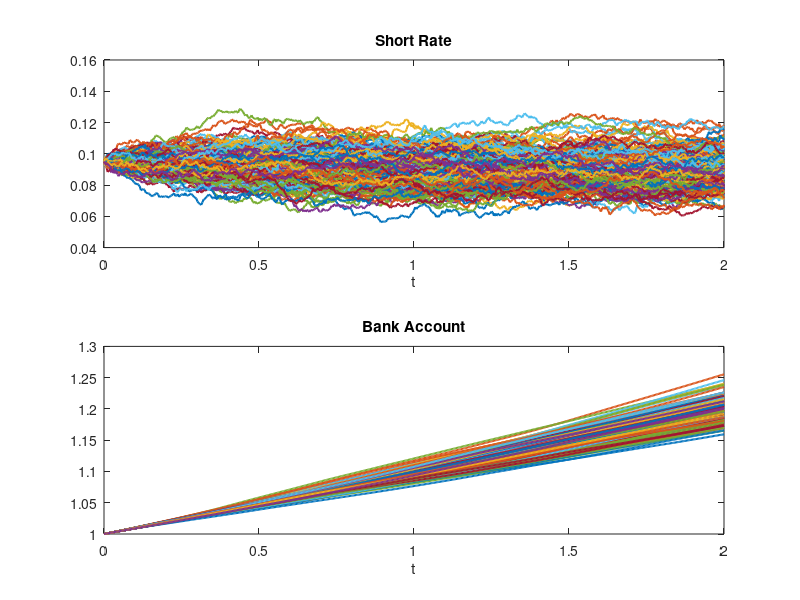

Write the MATLAB code that produced this figure.
%=========================================================================%
%============== Interest Rate and Credit Risk Models =====================% 
%============================== Problem Set 5 ============================%
%================================ Exercise 2 =============================%
%======== BRODARD Lionel, MARCHAL Antoine, TISSOT-DAGUETTE Valentin ======%
%======================= OUYANG Tonglin, GIRO Tomas ======================%
%=========================================================================%

close all; clear; clc; format long; warning('off')

% Fix the random seed
rng(1)

%% 0. Setup 

beta = -0.86; b = 0.09 * abs(beta); sigma = 0.0148; r_0 = 0.095;

T = 2; N_T = T * 252; D_t = T / N_T; N_sim = 1e4;

grid = linspace(0,T,N_T+1);

%% I. Monte Carlo Exact Scheme

% Store the terms exp(beta*t_i) in a vector 
Y = exp(beta * grid');

% Mean vector of (r_t_1,...,r_t_N_T)
Mu = r_0 * Y + b/beta * (Y-1);

% Covariance matrix of (r_t_1,...,r_t_N_T)
Sigma = sigma^2*(Y*Y' - (tril(Y*(1./Y)') + tril(Y*(1./Y)',-1)'))/(2*beta);

% Exactly simulated sample paths for the short rate 
r =  mvnrnd(Mu,Sigma,N_sim)';

%% II. Evolution of the Bank Account and obtained price

Bank_Account = [ones(1,N_sim);exp(cumsum(r(1:end-1,:))/252)];

Terminal_Value = mean(Bank_Account(end,:));

MC_Price = 1 / Terminal_Value;

fprintf('\nMonte Carlo Price of the ZCB Bond: %2.5f\n',MC_Price)

%% III. Plots

%figure 

subplot(2,1,1); plot(grid,r(:,1:200),'Linewidth',1.5); 
xlabel('t');    title('Short Rate')

subplot(2,1,2); plot(grid,Bank_Account(:,1:200),'Linewidth',1.5);
xlabel('t');    title('Bank Account')

%% Comparison with the closed form solution and exact moments

y = Y(end); B = (y - 1)/beta;

A = sigma^2*(4*y-y^2-2*log(y)-3)/(4*beta^2) + b*(y-1-log(y))/(beta^2);

fprintf('\nExact Price of the ZCB Bond: %2.5f\n',exp(-(A + B * r_0)))

% Mean
fprintf('\n====================================================\n')
fprintf('\nMonte Carlo mean of r at time T: %2.5f\n',mean(r(end,:)))

mean_exact = r_0 * exp(beta * T) + b/beta * (exp(beta*T)-1);

fprintf('\nExact mean of r at time T: %2.5f\n',mean_exact)

% Variance
fprintf('\n====================================================\n')
fprintf('\nMonte Carlo variance of r at time T: %e\n',var(r(end,:)))

var_exact = sigma^2/(2*beta) * (exp(2*beta*T)-1);

fprintf('\nExact variance of r at time T: %e\n',var_exact)
